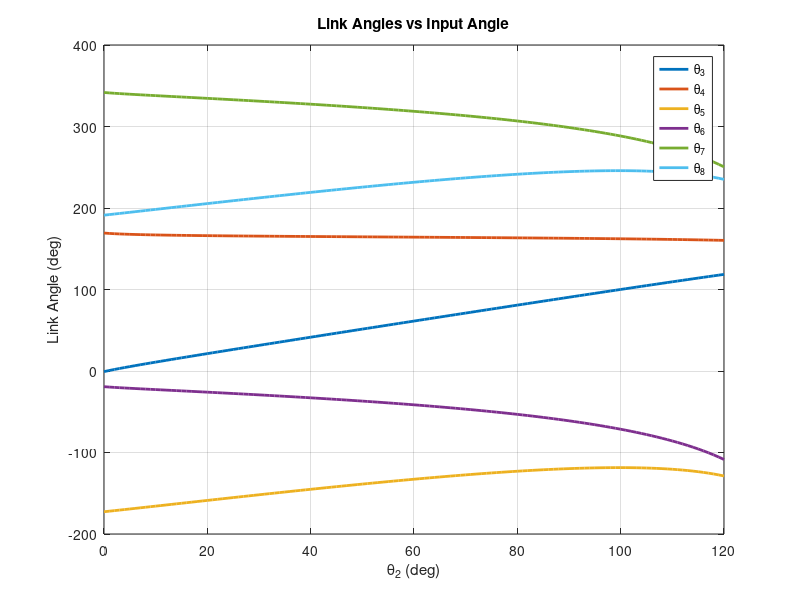
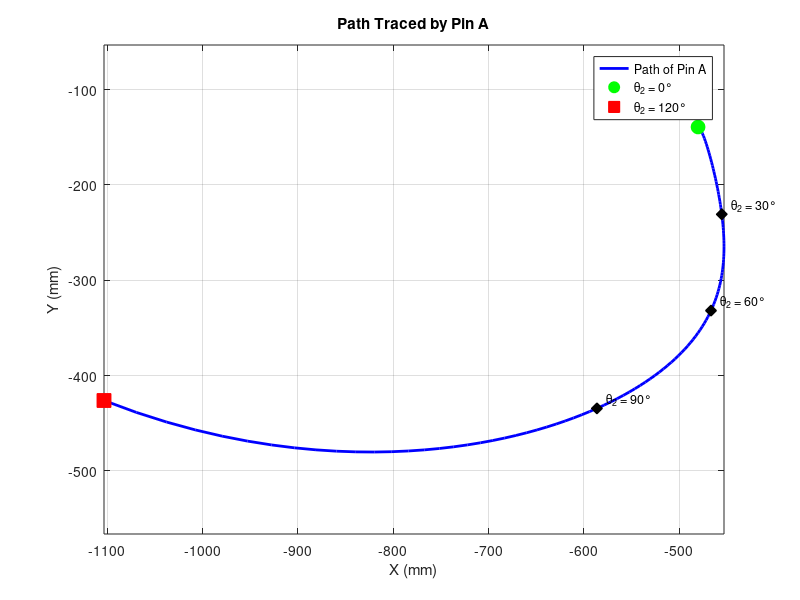

These charts were generated, in order, by the following MATLAB code: (Note: this script raises an error after producing the figures.)
% ENME 473 Project Deliverable 1 - Questions 3a & 3c
clc; clear; close all;

%% Known Values
R1 = sqrt(237.2^2 + 70.6^2);
R2 = 272.4;
R23 = 236.9;
R14 = 279.0;
R3 = 489.9;
R4 = 539.8;
R36 = 342.1;
R46 = 179.3;
R5 = 595.5;
R6 = 378.9;
R7 = 198.2;
R8 = 254.4;
RA = 336.9;         % distance from joint 7/8 to Pin A along link 8
theta1 = deg2rad(180 - atand(70.6/237.2));
alpha = deg2rad(3.2);
beta = deg2rad(3.5);
gamma = deg2rad(1.8);

% create the range of input angles
in = 0:120;
theta2_vals = deg2rad(in);

%% Posture Analysis (Newton-Raphson)

% store initial guesses
x = deg2rad([140 60 150 150 210 150])';

% create storage for angle values (radians)
theta23_vals = zeros(1, length(theta2_vals));
theta14_vals = zeros(1, length(theta2_vals));
theta46_vals = zeros(1, length(theta2_vals));
theta36_vals = zeros(1, length(theta2_vals));
theta8_vals  = zeros(1, length(theta2_vals));
theta7_vals  = zeros(1, length(theta2_vals));

% storage for Pin A coordinates
Ax = zeros(1, length(theta2_vals));
Ay = zeros(1, length(theta2_vals));

% storage for angular velocities
omegas = zeros(6, length(theta2_vals));
omega2 = 1; % input angular velocity (rad/s)

% loop through input values
for k = 1:length(theta2_vals)
    theta2 = theta2_vals(k);
    theta23 = x(1); theta14 = x(2); theta46 = x(3);
    theta36 = x(4); theta8  = x(5); theta7  = x(6);

    while true
        % store the force matrix
        f = [R2*cos(theta2) + R23*cos(theta23) - R14*cos(theta14) - R1*cos(theta1);
            R2*sin(theta2) + R23*sin(theta23) - R14*sin(theta14) - R1*sin(theta1);
            R2*cos(theta2) + R4*cos(theta23+gamma) + R46*cos(theta46) - R36*cos(theta36) - R3*cos(theta14+alpha) - R1*cos(theta1);
            R2*sin(theta2) + R4*sin(theta23+gamma) + R46*sin(theta46) - R36*sin(theta36) - R3*sin(theta14+alpha) - R1*sin(theta1);
            R2*cos(theta2) + R4*cos(theta23+gamma) + R6*cos(theta46) - R8*cos(theta8) + R7*cos(theta7) - R5*cos(theta36+beta) - R3*cos(theta14+alpha) - R1*cos(theta1);
            R2*sin(theta2) + R4*sin(theta23+gamma) + R6*sin(theta46) - R8*sin(theta8) + R7*sin(theta7) - R5*sin(theta36+beta) - R3*sin(theta14+alpha) - R1*sin(theta1)];

        % store the jacobian
        J = [-R23*sin(theta23),  R14*sin(theta14),              0,                    0,             0,            0;
            R23*cos(theta23), -R14*cos(theta14),              0,                    0,             0,            0;
            -R4*sin(theta23+gamma),   R3*sin(theta14+alpha), -R46*sin(theta46),  R36*sin(theta36),       0,            0;
            R4*cos(theta23+gamma),  -R3*cos(theta14+alpha),  R46*cos(theta46), -R36*cos(theta36),       0,            0;
            -R4*sin(theta23+gamma),   R3*sin(theta14+alpha), -R6*sin(theta46),   R5*sin(theta36+beta),  R8*sin(theta8), -R7*sin(theta7);
            R4*cos(theta23+gamma),  -R3*cos(theta14+alpha),  R6*cos(theta46),  -R5*cos(theta36+beta), -R8*cos(theta8),  R7*cos(theta7)];

        dx = J\f;
        x_new = x - dx;
        x_new = atan2(sin(x_new), cos(x_new));

        if norm(f,inf) < 1e-6 && norm(x_new - x,inf) < 1e-6
            x = x_new;
            break;
        end
        x = x_new;
        theta23 = x(1); theta14 = x(2); theta46 = x(3);
        theta36 = x(4); theta8  = x(5); theta7  = x(6);
    end

    % store posture results
    theta23_vals(k) = x(1);
    theta14_vals(k) = x(2);
    theta46_vals(k) = x(3);
    theta36_vals(k) = x(4);
    theta8_vals(k)  = x(5);
    theta7_vals(k)  = x(6);

    % velocity analysis: J * omega = -df/dtheta2 * omega2
    theta23 = x(1); theta14 = x(2); theta46 = x(3);
    theta36 = x(4); theta8  = x(5); theta7  = x(6);
    J = [-R23*sin(theta23),  R14*sin(theta14),              0,                    0,             0,            0;
          R23*cos(theta23), -R14*cos(theta14),              0,                    0,             0,            0;
         -R4*sin(theta23+gamma),   R3*sin(theta14+alpha), -R46*sin(theta46),  R36*sin(theta36),       0,            0;
          R4*cos(theta23+gamma),  -R3*cos(theta14+alpha),  R46*cos(theta46), -R36*cos(theta36),       0,            0;
         -R4*sin(theta23+gamma),   R3*sin(theta14+alpha), -R6*sin(theta46),   R5*sin(theta36+beta),  R8*sin(theta8), -R7*sin(theta7);
          R4*cos(theta23+gamma),  -R3*cos(theta14+alpha),  R6*cos(theta46),  -R5*cos(theta36+beta), -R8*cos(theta8),  R7*cos(theta7)];
    df_dt2 = [-R2*sin(theta2);
               R2*cos(theta2);
              -R2*sin(theta2);
               R2*cos(theta2);
              -R2*sin(theta2);
               R2*cos(theta2)];
    omegas(:,k) = J \ (-df_dt2 * omega2);

    % compute Pin A position: Origin -> R2 -> R4 -> R6 -> (R8+RA) extension
    % theta4 = theta23, theta6 = theta46
    Ax(k) = R2*cos(theta2) + R4*cos(x(1)+gamma) + R6*cos(x(3)) - (R8 + RA)*cos(x(5));
    Ay(k) = R2*sin(theta2) + R4*sin(x(1)+gamma) + R6*sin(x(3)) - (R8 + RA)*sin(x(5));
end

%% Post-process Angles

% convert to degrees with unwrapping
theta23_vals = rad2deg(unwrap(theta23_vals));
theta14_vals = rad2deg(unwrap(theta14_vals));
theta46_vals = rad2deg(unwrap(theta46_vals));
theta36_vals = rad2deg(unwrap(theta36_vals));
theta8_vals  = rad2deg(unwrap(theta8_vals));
theta7_vals  = rad2deg(unwrap(theta7_vals));

% calculate actual link angles using constraint equations
theta3_vals = theta14_vals + rad2deg(alpha);
theta4_vals = theta23_vals + rad2deg(gamma);
theta5_vals = theta36_vals + rad2deg(beta);
theta6_vals = theta46_vals;
theta7_vals = theta7_vals +180;
theta8_vals = theta8_vals +180;

%% Plot 1: Link Angles vs Input Angle (Q3a)
figure
plot(in, theta3_vals, 'LineWidth', 2)
hold on
plot(in, theta4_vals, 'LineWidth', 2)
plot(in, theta5_vals, 'LineWidth', 2)
plot(in, theta6_vals, 'LineWidth', 2)
plot(in, theta7_vals, 'LineWidth', 2)
plot(in, theta8_vals, 'LineWidth', 2)
xlabel('\theta_2 (deg)')
ylabel('Link Angle (deg)')
title('Link Angles vs Input Angle')
legend('\theta_3','\theta_4','\theta_5','\theta_6','\theta_7','\theta_8','Location','best')
grid on
box on
exportgraphics(gcf, 'ENME_473_Project_3a.png', 'Resolution', 600);

%% Plot 2: Path Traced by Pin A (Q3c)
figure
plot(Ax, Ay, 'b-', 'LineWidth', 2)
hold on
% mark start and end points
plot(Ax(1),   Ay(1),   'go', 'MarkerSize', 10, 'MarkerFaceColor', 'g', 'DisplayName', '\theta_2 = 0°')
plot(Ax(end), Ay(end), 'rs', 'MarkerSize', 10, 'MarkerFaceColor', 'r', 'DisplayName', '\theta_2 = 120°')
% mark every 30 degrees
for idx = [31 61 91]  % theta2 = 30, 60, 90
    plot(Ax(idx), Ay(idx), 'kd', 'MarkerSize', 8, 'MarkerFaceColor', 'k', 'HandleVisibility', 'off')
    text(Ax(idx)+10, Ay(idx)+10, sprintf('\\theta_2 = %d°', in(idx)), 'FontSize', 9)
end
xlabel('X (mm)')
ylabel('Y (mm)')
title('Path Traced by Pin A')
legend('Path of Pin A', '\theta_2 = 0°', '\theta_2 = 120°', 'Location', 'best')
grid on
box on
axis equal
exportgraphics(gcf, 'ENME_473_Project_3c.png', 'Resolution', 600);

%% Write tables to Excel
filename = 'Q3_Results.xlsx';

% Q3a - Link Angles
T_angles = table(in', theta3_vals', theta4_vals', theta5_vals', ...
    theta6_vals', theta7_vals', theta8_vals', ...
    'VariableNames', {'Theta2_deg','Theta3','Theta4','Theta5','Theta6','Theta7','Theta8'});
writetable(T_angles, filename, 'Sheet', 'Link Angles');

% Q3b - Angular Velocities
% omegas rows: [t23, t14, t46, t36, t8, t7]
T_vel = table(in', omegas(2,:)', omegas(1,:)', omegas(4,:)', ...
    omegas(3,:)', omegas(6,:)', omegas(5,:)', ...
    'VariableNames', {'Theta2_deg','omega3','omega4','omega5','omega6','omega7','omega8'});
writetable(T_vel, filename, 'Sheet', 'Angular Velocities');

% Q3c - Pin A Position
T_pinA = table(in', Ax', Ay', ...
    'VariableNames', {'Theta2_deg','X_A_mm','Y_A_mm'});
writetable(T_pinA, filename, 'Sheet', 'Pin A Position');

fprintf('Q3 results written to %s\n', filename);

%% Print summary tables for key angles
idx = [1 31 61 91 121]; % theta2 = 0, 30, 60, 90, 120

fprintf('\n=== Link Angles (degrees) ===\n');
fprintf('%10s %10s %10s %10s %10s %10s %10s\n', ...
    'Theta 2', 'Theta 3', 'Theta 4', 'Theta 5', 'Theta 6', 'Theta 7', 'Theta 8');
for k = idx
    fprintf('%10d %10.2f %10.2f %10.2f %10.2f %10.2f %10.2f\n', ...
        in(k), theta3_vals(k), theta4_vals(k), theta5_vals(k), ...
        theta6_vals(k), theta7_vals(k), theta8_vals(k));
end

fprintf('\n=== Angular Velocities (rad/s) ===\n');
fprintf('%10s %10s %10s %10s %10s %10s %10s\n', ...
    'Theta 2', 'omega3', 'omega4', 'omega5', 'omega6', 'omega7', 'omega8');
for k = idx
    fprintf('%10d %10.4f %10.4f %10.4f %10.4f %10.4f %10.4f\n', ...
        in(k), omegas(2,k), omegas(1,k), omegas(4,k), ...
        omegas(3,k), omegas(6,k), omegas(5,k));
end

fprintf('\n=== Pin A Position (mm) ===\n');
fprintf('%10s %12s %12s\n', 'Theta 2', 'X_A', 'Y_A');
for k = idx
    fprintf('%10d %12.2f %12.2f\n', in(k), Ax(k), Ay(k));
end
